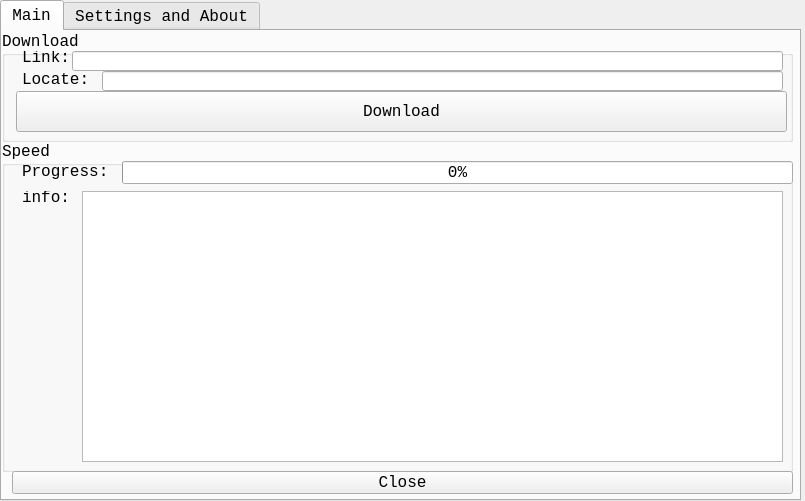
<?xml version="1.0" encoding="UTF-8"?>
<ui version="4.0">
 <class>MainWindow</class>
 <widget class="QMainWindow" name="MainWindow">
  <property name="geometry">
   <rect>
    <x>0</x>
    <y>0</y>
    <width>805</width>
    <height>501</height>
   </rect>
  </property>
  <property name="minimumSize">
   <size>
    <width>805</width>
    <height>501</height>
   </size>
  </property>
  <property name="maximumSize">
   <size>
    <width>805</width>
    <height>501</height>
   </size>
  </property>
  <property name="sizeIncrement">
   <size>
    <width>805</width>
    <height>501</height>
   </size>
  </property>
  <property name="baseSize">
   <size>
    <width>805</width>
    <height>501</height>
   </size>
  </property>
  <property name="font">
   <font>
    <family>Consolas</family>
    <pointsize>14</pointsize>
   </font>
  </property>
  <property name="windowTitle">
   <string>Downlodaer</string>
  </property>
  <property name="windowIcon">
   <iconset theme="1">
    <normaloff>C:/Users/Administrator/.designer/backup</normaloff>C:/Users/Administrator/.designer/backup</iconset>
  </property>
  <widget class="QWidget" name="centralwidget">
   <widget class="QTabWidget" name="tabWidget">
    <property name="geometry">
     <rect>
      <x>0</x>
      <y>0</y>
      <width>801</width>
      <height>501</height>
     </rect>
    </property>
    <property name="minimumSize">
     <size>
      <width>801</width>
      <height>501</height>
     </size>
    </property>
    <property name="maximumSize">
     <size>
      <width>801</width>
      <height>501</height>
     </size>
    </property>
    <property name="font">
     <font>
      <family>Consolas</family>
      <pointsize>12</pointsize>
     </font>
    </property>
    <property name="currentIndex">
     <number>0</number>
    </property>
    <widget class="QWidget" name="tab">
     <property name="cursor">
      <cursorShape>ArrowCursor</cursorShape>
     </property>
     <property name="autoFillBackground">
      <bool>false</bool>
     </property>
     <attribute name="title">
      <string>Main</string>
     </attribute>
     <widget class="QGroupBox" name="groupBox">
      <property name="geometry">
       <rect>
        <x>0</x>
        <y>0</y>
        <width>791</width>
        <height>111</height>
       </rect>
      </property>
      <property name="title">
       <string>Download</string>
      </property>
      <widget class="QLabel" name="label">
       <property name="geometry">
        <rect>
         <x>20</x>
         <y>20</y>
         <width>54</width>
         <height>12</height>
        </rect>
       </property>
       <property name="text">
        <string>Link:</string>
       </property>
      </widget>
      <widget class="QLineEdit" name="lineEdit">
       <property name="geometry">
        <rect>
         <x>70</x>
         <y>20</y>
         <width>711</width>
         <height>20</height>
        </rect>
       </property>
      </widget>
      <widget class="QLineEdit" name="lineEdit_2">
       <property name="geometry">
        <rect>
         <x>100</x>
         <y>40</y>
         <width>681</width>
         <height>20</height>
        </rect>
       </property>
      </widget>
      <widget class="QLabel" name="label_2">
       <property name="geometry">
        <rect>
         <x>20</x>
         <y>40</y>
         <width>71</width>
         <height>16</height>
        </rect>
       </property>
       <property name="text">
        <string>Locate:</string>
       </property>
      </widget>
      <widget class="QPushButton" name="pushButton">
       <property name="geometry">
        <rect>
         <x>14</x>
         <y>60</y>
         <width>771</width>
         <height>41</height>
        </rect>
       </property>
       <property name="text">
        <string>Download</string>
       </property>
      </widget>
     </widget>
     <widget class="QGroupBox" name="groupBox_2">
      <property name="geometry">
       <rect>
        <x>0</x>
        <y>110</y>
        <width>791</width>
        <height>331</height>
       </rect>
      </property>
      <property name="title">
       <string>Speed</string>
      </property>
      <widget class="QProgressBar" name="progressBar">
       <property name="geometry">
        <rect>
         <x>120</x>
         <y>20</y>
         <width>671</width>
         <height>23</height>
        </rect>
       </property>
       <property name="palette">
        <palette>
         <active>
          <colorrole role="WindowText">
           <brush brushstyle="SolidPattern">
            <color alpha="255">
             <red>85</red>
             <green>0</green>
             <blue>255</blue>
            </color>
           </brush>
          </colorrole>
          <colorrole role="Button">
           <brush brushstyle="SolidPattern">
            <color alpha="255">
             <red>170</red>
             <green>170</green>
             <blue>0</blue>
            </color>
           </brush>
          </colorrole>
          <colorrole role="Light">
           <brush brushstyle="SolidPattern">
            <color alpha="255">
             <red>170</red>
             <green>170</green>
             <blue>127</blue>
            </color>
           </brush>
          </colorrole>
         </active>
         <inactive>
          <colorrole role="WindowText">
           <brush brushstyle="SolidPattern">
            <color alpha="255">
             <red>85</red>
             <green>0</green>
             <blue>255</blue>
            </color>
           </brush>
          </colorrole>
          <colorrole role="Button">
           <brush brushstyle="SolidPattern">
            <color alpha="255">
             <red>170</red>
             <green>170</green>
             <blue>0</blue>
            </color>
           </brush>
          </colorrole>
          <colorrole role="Light">
           <brush brushstyle="SolidPattern">
            <color alpha="255">
             <red>170</red>
             <green>170</green>
             <blue>127</blue>
            </color>
           </brush>
          </colorrole>
         </inactive>
         <disabled>
          <colorrole role="WindowText">
           <brush brushstyle="SolidPattern">
            <color alpha="255">
             <red>120</red>
             <green>120</green>
             <blue>120</blue>
            </color>
           </brush>
          </colorrole>
          <colorrole role="Button">
           <brush brushstyle="SolidPattern">
            <color alpha="255">
             <red>170</red>
             <green>170</green>
             <blue>0</blue>
            </color>
           </brush>
          </colorrole>
          <colorrole role="Light">
           <brush brushstyle="SolidPattern">
            <color alpha="255">
             <red>170</red>
             <green>170</green>
             <blue>127</blue>
            </color>
           </brush>
          </colorrole>
         </disabled>
        </palette>
       </property>
       <property name="value">
        <number>0</number>
       </property>
      </widget>
      <widget class="QLabel" name="label_3">
       <property name="geometry">
        <rect>
         <x>20</x>
         <y>20</y>
         <width>91</width>
         <height>21</height>
        </rect>
       </property>
       <property name="text">
        <string>Progress:</string>
       </property>
      </widget>
      <widget class="QTextBrowser" name="textBrowser">
       <property name="geometry">
        <rect>
         <x>80</x>
         <y>50</y>
         <width>701</width>
         <height>271</height>
        </rect>
       </property>
      </widget>
      <widget class="QLabel" name="label_4">
       <property name="geometry">
        <rect>
         <x>20</x>
         <y>50</y>
         <width>54</width>
         <height>12</height>
        </rect>
       </property>
       <property name="text">
        <string>info:</string>
       </property>
      </widget>
     </widget>
     <widget class="QPushButton" name="pushButton_2">
      <property name="geometry">
       <rect>
        <x>10</x>
        <y>440</y>
        <width>781</width>
        <height>23</height>
       </rect>
      </property>
      <property name="text">
       <string>Close</string>
      </property>
     </widget>
    </widget>
    <widget class="QWidget" name="tab_2">
     <attribute name="title">
      <string>Settings and About</string>
     </attribute>
     <widget class="QLabel" name="label_5">
      <property name="geometry">
       <rect>
        <x>270</x>
        <y>-30</y>
        <width>261</width>
        <height>121</height>
       </rect>
      </property>
      <property name="font">
       <font>
        <family>Consolas</family>
        <pointsize>20</pointsize>
       </font>
      </property>
      <property name="text">
       <string>Version:v1.4</string>
      </property>
     </widget>
     <widget class="QGroupBox" name="groupBox_3">
      <property name="geometry">
       <rect>
        <x>0</x>
        <y>50</y>
        <width>791</width>
        <height>71</height>
       </rect>
      </property>
      <property name="title">
       <string>Spyder Settings</string>
      </property>
      <widget class="QCheckBox" name="checkBox">
       <property name="geometry">
        <rect>
         <x>30</x>
         <y>40</y>
         <width>201</width>
         <height>21</height>
        </rect>
       </property>
       <property name="text">
        <string>Don't use User-Agent</string>
       </property>
      </widget>
      <widget class="QLabel" name="label_6">
       <property name="geometry">
        <rect>
         <x>30</x>
         <y>20</y>
         <width>111</width>
         <height>21</height>
        </rect>
       </property>
       <property name="text">
        <string>User-Agent:</string>
       </property>
      </widget>
      <widget class="QLineEdit" name="lineEdit_3">
       <property name="geometry">
        <rect>
         <x>140</x>
         <y>20</y>
         <width>651</width>
         <height>21</height>
        </rect>
       </property>
      </widget>
     </widget>
     <widget class="QGroupBox" name="groupBox_4">
      <property name="geometry">
       <rect>
        <x>0</x>
        <y>120</y>
        <width>791</width>
        <height>61</height>
       </rect>
      </property>
      <property name="title">
       <string>Info Settings</string>
      </property>
      <widget class="QCheckBox" name="checkBox_2">
       <property name="geometry">
        <rect>
         <x>30</x>
         <y>20</y>
         <width>201</width>
         <height>16</height>
        </rect>
       </property>
       <property name="text">
        <string>Don't show speed</string>
       </property>
       <property name="checked">
        <bool>false</bool>
       </property>
      </widget>
      <widget class="QCheckBox" name="checkBox_3">
       <property name="geometry">
        <rect>
         <x>30</x>
         <y>40</y>
         <width>201</width>
         <height>16</height>
        </rect>
       </property>
       <property name="text">
        <string>Don't show exceptions</string>
       </property>
       <property name="checked">
        <bool>false</bool>
       </property>
       <property name="tristate">
        <bool>false</bool>
       </property>
      </widget>
     </widget>
     <widget class="QTabWidget" name="tabWidget_2">
      <property name="geometry">
       <rect>
        <x>10</x>
        <y>180</y>
        <width>781</width>
        <height>281</height>
       </rect>
      </property>
      <property name="currentIndex">
       <number>0</number>
      </property>
      <widget class="QWidget" name="tab_3">
       <attribute name="title">
        <string>About</string>
       </attribute>
       <widget class="QGroupBox" name="groupBox_5">
        <property name="geometry">
         <rect>
          <x>0</x>
          <y>0</y>
          <width>771</width>
          <height>51</height>
         </rect>
        </property>
        <property name="title">
         <string>About</string>
        </property>
        <widget class="QLabel" name="label_7">
         <property name="geometry">
          <rect>
           <x>20</x>
           <y>20</y>
           <width>461</width>
           <height>21</height>
          </rect>
         </property>
         <property name="text">
          <string>(c) 2021 import net.minecraft,All rights resirved.</string>
         </property>
        </widget>
       </widget>
       <widget class="QGroupBox" name="groupBox_6">
        <property name="geometry">
         <rect>
          <x>0</x>
          <y>59</y>
          <width>771</width>
          <height>61</height>
         </rect>
        </property>
        <property name="title">
         <string>Links</string>
        </property>
        <widget class="QPushButton" name="pushButton_3">
         <property name="geometry">
          <rect>
           <x>10</x>
           <y>20</y>
           <width>751</width>
           <height>23</height>
          </rect>
         </property>
         <property name="text">
          <string>Open Fast Link</string>
         </property>
        </widget>
       </widget>
      </widget>
      <widget class="QWidget" name="tab_4">
       <attribute name="title">
        <string>Log</string>
       </attribute>
       <widget class="QTextBrowser" name="textBrowser_2">
        <property name="geometry">
         <rect>
          <x>5</x>
          <y>1</y>
          <width>761</width>
          <height>221</height>
         </rect>
        </property>
       </widget>
      </widget>
     </widget>
    </widget>
   </widget>
  </widget>
 </widget>
 <resources/>
 <connections/>
</ui>
